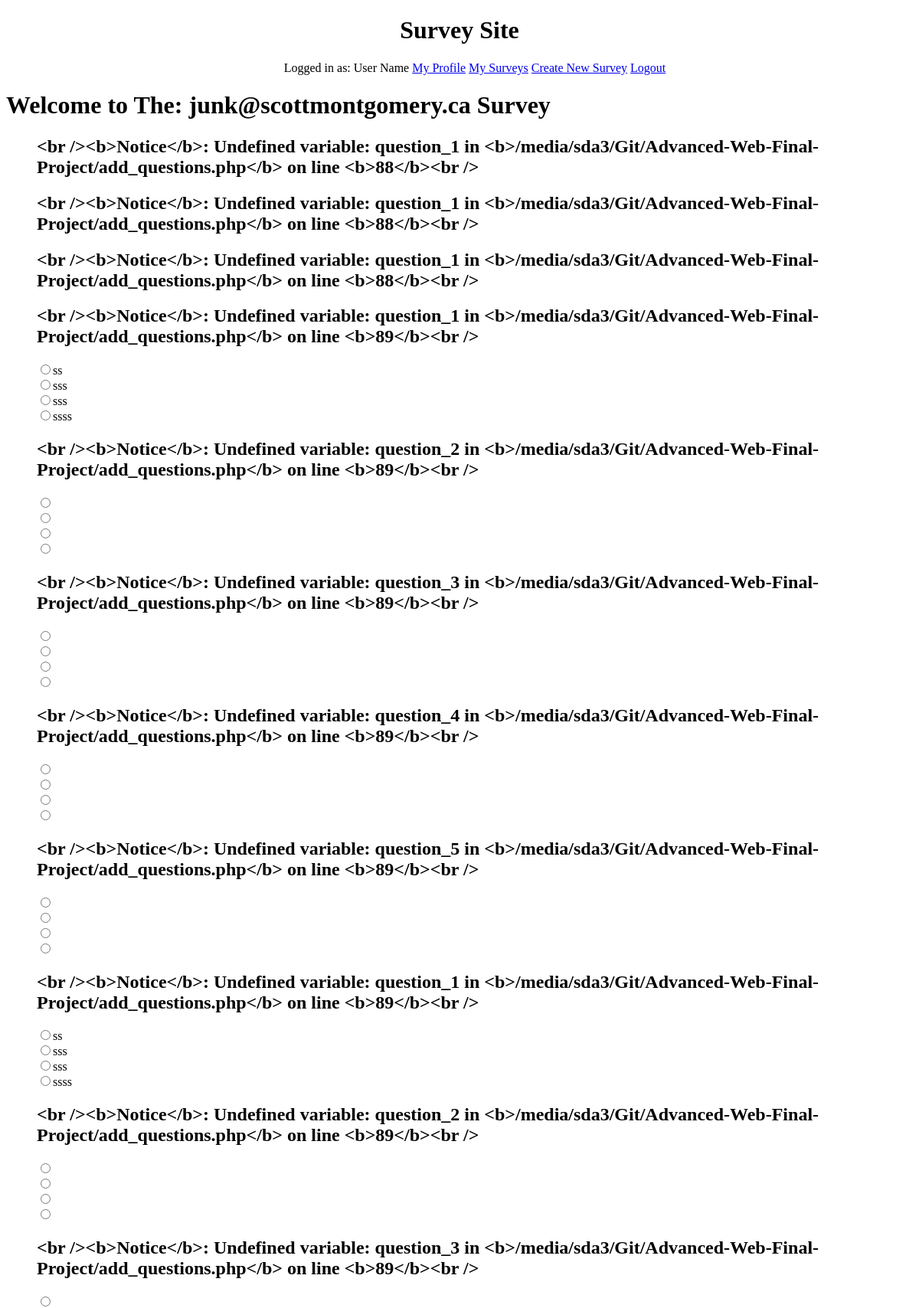
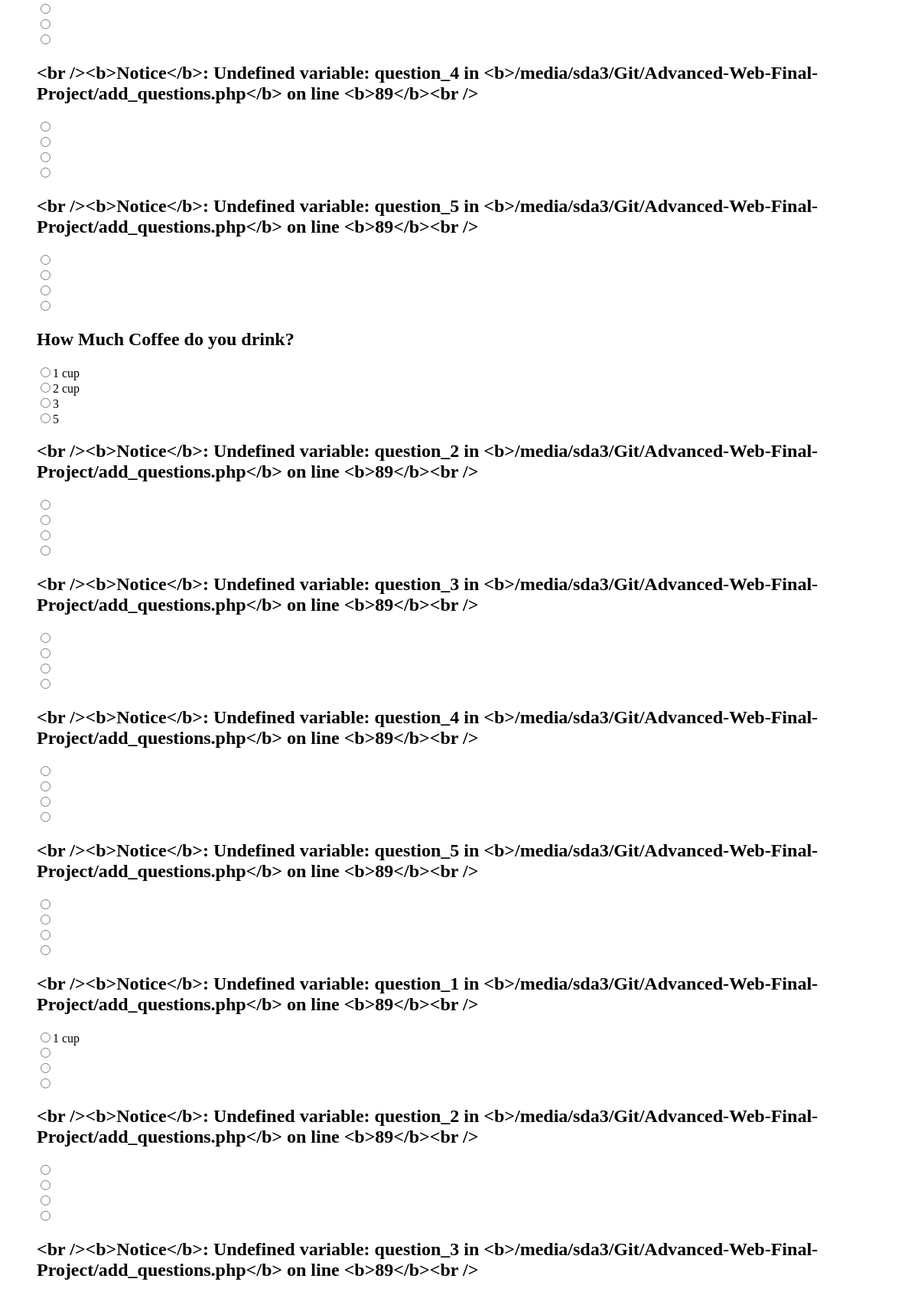
The page /survey.php?survey=3 (upper part) on the database its author committed (2 pictures, top to bottom).
### tables this page shows
CREATE TABLE IF NOT EXISTS `surveys` (
  `id` int(11) NOT NULL AUTO_INCREMENT,
  `name` varchar(255) NOT NULL,
  `creator_id` int(11) NOT NULL,
  `type_id` int(11) NOT NULL,
  `start_date` date DEFAULT NULL,
  `end_date` date DEFAULT NULL,
  `date_created` datetime DEFAULT NULL,
  `date_updated` datetime DEFAULT NULL,
  PRIMARY KEY (`id`)
);

CREATE TABLE IF NOT EXISTS `questions` (
  `id` int(11) NOT NULL AUTO_INCREMENT,
  `survey_id` int(11) NOT NULL,
  `type` varchar(255) NOT NULL,
  `text` varchar(255) NOT NULL,
  `date_created` datetime DEFAULT NULL,
  `date_updated` datetime DEFAULT NULL,
  PRIMARY KEY (`id`)
);

CREATE TABLE IF NOT EXISTS `question_answers` (
  `id` int(11) NOT NULL AUTO_INCREMENT,
  `question_id` int(11) NOT NULL,
  `text` varchar(255) NOT NULL,
  `date_created` datetime DEFAULT NULL,
  `date_updated` datetime DEFAULT NULL,
  PRIMARY KEY (`id`)
);

### functions/survey_functions.php (called while the page is built, shortened)
<?php
function get_survey($survey_id) {
  $survey_id = mysql_real_escape_string($survey_id);
  $query = mysql_query("
    SELECT surveys.*, survey_types.name AS survey_type
    FROM surveys
    LEFT JOIN survey_types ON survey_types.id = surveys.type_id
    WHERE surveys.id = '$survey_id'
  ");
  $row = mysql_fetch_array($query);
  return $row;
}
function get_questions($survey_id) {
  $q = mysql_query("
    SELECT * FROM questions
    WHERE survey_id = '$survey_id'
  ");
  $questions = array();
  while ($row = mysql_fetch_array($q)) {
    $questions[] = $row;
  }
  return $questions;
}
function get_answers($question_id) {
  $q = mysql_query("
    SELECT * FROM question_answers
    WHERE question_id = '$question_id'
  ");
  $answers = array();
  while ($row = mysql_fetch_array($q)) {
    $answers[] = $row;
  }
  return $answers;
}

### survey.php (the view, shortened to what this page needs)
<!DOCTYPE html>
<?php
$page_name = "Home";
include 'partials/html_header.php';
if (!empty($_POST)) {
  $survey_number = $_POST['survey_id'];
}
else if (!empty($_GET['survey'])) {
  $survey_number = $_GET['survey'];
}
$survey = get_survey($survey_number);
$questions = get_questions($survey_number);
?>
  <body id="<?php echo strtolower($page_name);?>">
  <?php include 'partials/header.php'; ?>
  <h1>Welcome to The: <? echo $survey['name']; ?> Survey</h1>
    <form action="<?php echo $_SERVER['PHP_SELF'] ?>" method="post">
      <ul>
        <?php
        foreach ($questions as $question):
        ?>
          <li id="question">
              <h2><?php echo htmlentities($question['text']) ?></h2>
          </li>
          <?php
            $answers = get_answers($question['id']);
            foreach ($answers as $answer):
          ?>
            <input type="radio" name="question_<?php echo $question['id'];?>" value="<?php echo $answer['id']; ?>"><?php echo $answer['text']; ?><br>
          <?php
            endforeach;
          ?>
        <?php
        endforeach;
        ?>
      </ul>
    </form>
  </body>
</html>

### css/main.css (style rules this page uses)
#question { list-style-type: none; }

### rows shown on the page
surveys: name "junk@scottmontgomery.ca"
questions: text "<br /><b>Notice</b>: Undefined variable: question_1 in <b>/media/sda3/Git/Advanced-Web-Final-Project/add_questions.php</b> on line <b>88</b><br />"
questions: text "<br /><b>Notice</b>: Undefined variable: question_1 in <b>/media/sda3/Git/Advanced-Web-Final-Project/add_questions.php</b> on line <b>88</b><br />"
questions: text "<br /><b>Notice</b>: Undefined variable: question_1 in <b>/media/sda3/Git/Advanced-Web-Final-Project/add_questions.php</b> on line <b>88</b><br />"
questions: text "<br /><b>Notice</b>: Undefined variable: question_1 in <b>/media/sda3/Git/Advanced-Web-Final-Project/add_questions.php</b> on line <b>89</b><br />"
question_answers: text "ss"
question_answers: text "sss"
question_answers: text "sss"
question_answers: text "ssss"
questions: text "<br /><b>Notice</b>: Undefined variable: question_2 in <b>/media/sda3/Git/Advanced-Web-Final-Project/add_questions.php</b> on line <b>89</b><br />"
questions: text "<br /><b>Notice</b>: Undefined variable: question_3 in <b>/media/sda3/Git/Advanced-Web-Final-Project/add_questions.php</b> on line <b>89</b><br />"
questions: text "<br /><b>Notice</b>: Undefined variable: question_4 in <b>/media/sda3/Git/Advanced-Web-Final-Project/add_questions.php</b> on line <b>89</b><br />"
questions: text "<br /><b>Notice</b>: Undefined variable: question_5 in <b>/media/sda3/Git/Advanced-Web-Final-Project/add_questions.php</b> on line <b>89</b><br />"
questions: text "<br /><b>Notice</b>: Undefined variable: question_1 in <b>/media/sda3/Git/Advanced-Web-Final-Project/add_questions.php</b> on line <b>89</b><br />"
question_answers: text "ss"
question_answers: text "sss"
question_answers: text "sss"
question_answers: text "ssss"
questions: text "<br /><b>Notice</b>: Undefined variable: question_2 in <b>/media/sda3/Git/Advanced-Web-Final-Project/add_questions.php</b> on line <b>89</b><br />"
questions: text "<br /><b>Notice</b>: Undefined variable: question_3 in <b>/media/sda3/Git/Advanced-Web-Final-Project/add_questions.php</b> on line <b>89</b><br />"
questions: text "<br /><b>Notice</b>: Undefined variable: question_4 in <b>/media/sda3/Git/Advanced-Web-Final-Project/add_questions.php</b> on line <b>89</b><br />"
questions: text "<br /><b>Notice</b>: Undefined variable: question_5 in <b>/media/sda3/Git/Advanced-Web-Final-Project/add_questions.php</b> on line <b>89</b><br />"
questions: text "How Much Coffee do you drink?"
question_answers: text "1 cup"
question_answers: text "2 cup"
question_answers: text "3"
question_answers: text "5"
questions: text "<br /><b>Notice</b>: Undefined variable: question_2 in <b>/media/sda3/Git/Advanced-Web-Final-Project/add_questions.php</b> on line <b>89</b><br />"
questions: text "<br /><b>Notice</b>: Undefined variable: question_3 in <b>/media/sda3/Git/Advanced-Web-Final-Project/add_questions.php</b> on line <b>89</b><br />"
questions: text "<br /><b>Notice</b>: Undefined variable: question_4 in <b>/media/sda3/Git/Advanced-Web-Final-Project/add_questions.php</b> on line <b>89</b><br />"
questions: text "<br /><b>Notice</b>: Undefined variable: question_5 in <b>/media/sda3/Git/Advanced-Web-Final-Project/add_questions.php</b> on line <b>89</b><br />"
questions: text "<br /><b>Notice</b>: Undefined variable: question_1 in <b>/media/sda3/Git/Advanced-Web-Final-Project/add_questions.php</b> on line <b>89</b><br />"
question_answers: text "1 cup"
questions: text "<br /><b>Notice</b>: Undefined variable: question_2 in <b>/media/sda3/Git/Advanced-Web-Final-Project/add_questions.php</b> on line <b>89</b><br />"
questions: text "<br /><b>Notice</b>: Undefined variable: question_3 in <b>/media/sda3/Git/Advanced-Web-Final-Project/add_questions.php</b> on line <b>89</b><br />"

### other values the page prints
$site_name "Survey Site"
